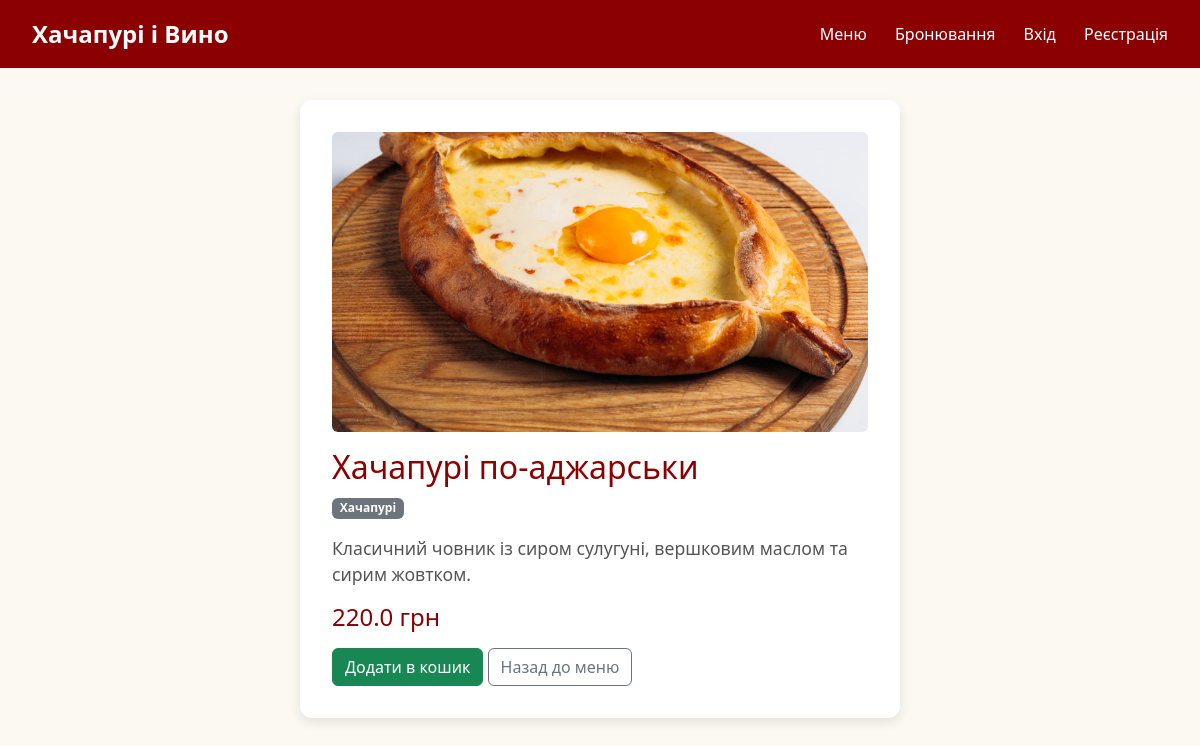
The page /position/1 on the database its author committed.
### models.py (models this page shows)
class Dish(db.Model):
    id: Mapped[int] = mapped_column(primary_key=True)
    title: Mapped[str] = mapped_column(db.String(100), nullable=False)
    category: Mapped[str] = mapped_column(db.String(50), nullable=False)
    price: Mapped[float] = mapped_column(nullable=False)
    description: Mapped[str] = mapped_column(db.Text, nullable=False)
    image: Mapped[str] = mapped_column(db.String(255), default='default.jpg')

### app.py (the view)
@app.route('/position/<int:dish_id>')
def position(dish_id):
    dish = Dish.query.get_or_404(dish_id)
    return render_template('position.html', dish=dish)

### templates/position.html (shortened to what this page needs)
{% extends 'base.html' %}
{% block content %}
<div style="max-width: 600px; margin: 2rem auto; background: white; padding: 2rem; border-radius: 12px; box-shadow: 0 4px 12px rgba(0,0,0,0.1);">
    <img src="{{ url_for('static', filename='uploads/' + dish.image) }}" class="img-fluid rounded mb-3" alt="{{ dish.title }}" style="width:100%; height:300px; object-fit:cover;">
    <h2 style="color: #8b0000;">{{ dish.title }}</h2>
    <p class="badge bg-secondary">{{ dish.category }}</p>
    <p style="font-size: 1.1rem; color: #555;">{{ dish.description }}</p>
    <h4 style="color: #8b0000;">{{ dish.price }} грн</h4>
    <form action="{{ url_for('add_to_cart', dish_id=dish.id) }}" method="POST" class="mt-3">
        <button type="submit" class="btn btn-success">Додати в кошик</button>
        <a href="{{ url_for('index') }}" class="btn btn-outline-secondary">Назад до меню</a>
    </form>
</div>
{% endblock %}

### static/css/style.css (style rules this page uses)
body { font-family: 'Segoe UI', Tahoma, Geneva, Verdana, sans-serif; margin: 0; background-color: #fcf8f2; color: #333; }

### rows shown on the page
Dish: image (placeholder picture), title "Хачапурі по-аджарськи", category "Хачапурі", description "Класичний човник із сиром сулугуні, вершковим маслом та сирим жовтком.", price "220.0"
